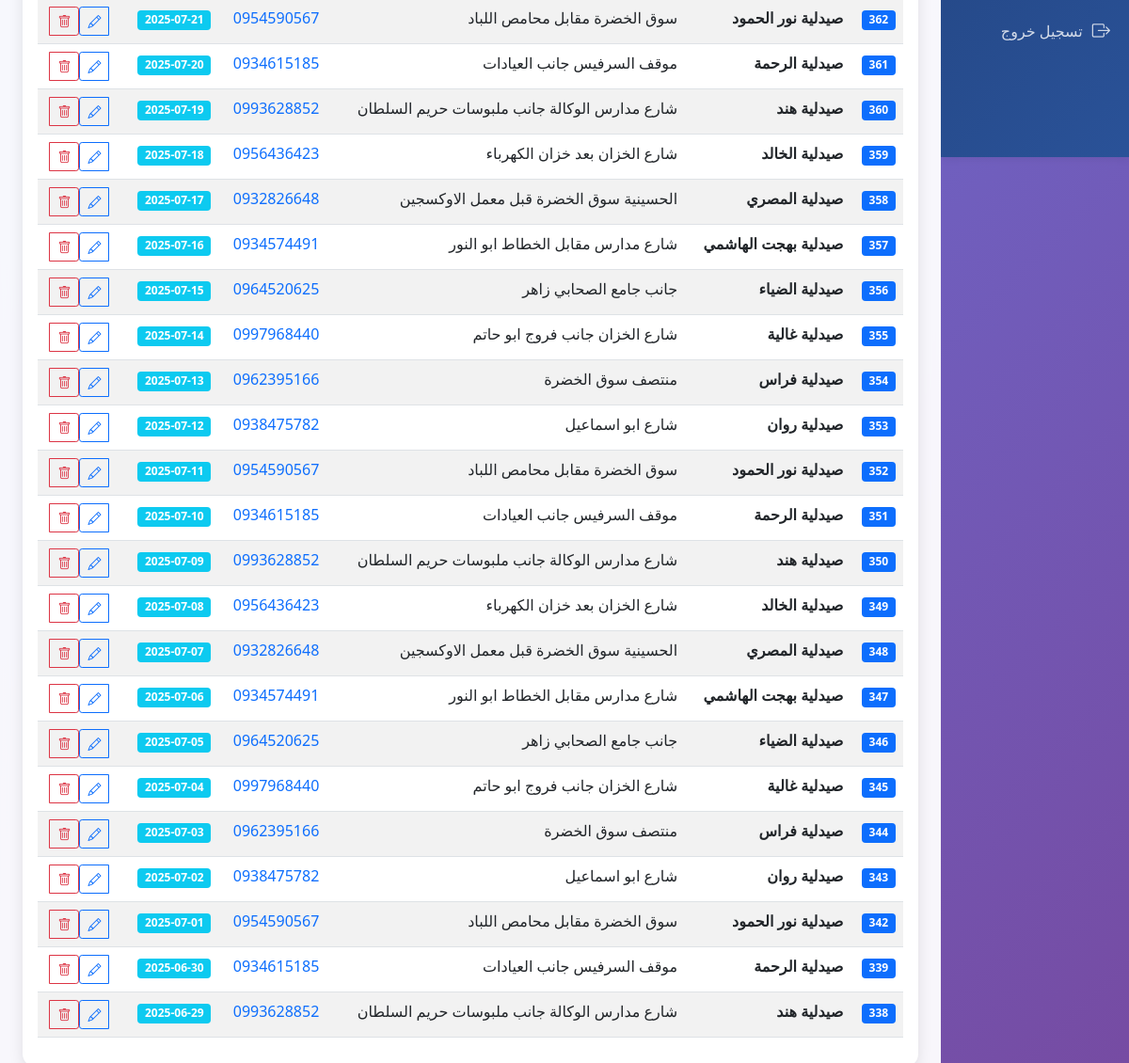
Page /admin/duty-pharmacies (signed in, lower part) on the earlier database version.
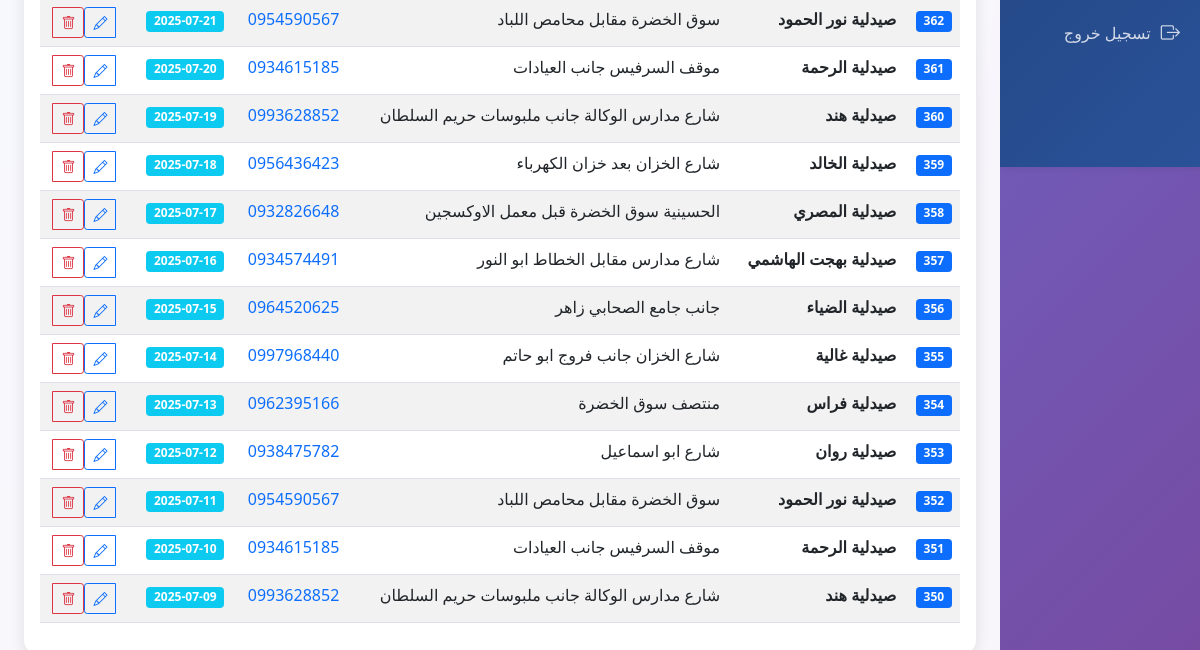
Same page on the later database version.
### tables this page shows
CREATE TABLE duty_pharmacies (
            id INTEGER PRIMARY KEY AUTOINCREMENT,
            name TEXT NOT NULL,
            address TEXT NOT NULL,
            phone TEXT NOT NULL,
            duty_date DATE NOT NULL
        );

### app.py (the view)
@app.route('/admin/duty-pharmacies')
def admin_duty_pharmacies():
    if 'user_id' not in session or not session.get('is_admin'):
        flash('ليس لديك صلاحية للوصول لهذه الصفحة', 'error')
        return redirect(url_for('index'))
    conn = sqlite3.connect('hussainiya_stores.db')
    cursor = conn.cursor()
    cursor.execute('SELECT * FROM duty_pharmacies ORDER BY duty_date DESC')
    pharmacies = cursor.fetchall()
    conn.close()
    return render_template('admin_duty_pharmacies.html', pharmacies=pharmacies)

### app.py (called while the page is built, shortened)
@app.before_request
def check_maintenance_mode():
    if request.endpoint and (request.endpoint.startswith('admin_') or
                           request.endpoint == 'login' or
                           request.endpoint == 'logout' or
                           request.endpoint == 'register' or
                           request.endpoint == 'welcome' or
                           request.endpoint == 'save_settings'):
        return

### templates/admin_duty_pharmacies.html (shortened to what this page needs)
<!DOCTYPE html>
<html lang="ar" dir="rtl">
<head>
    <link href="https://cdn.jsdelivr.net/npm/bootstrap@5.1.3/dist/css/bootstrap.min.css" rel="stylesheet">
    <link href="https://cdn.jsdelivr.net/npm/bootstrap-icons@1.7.2/font/bootstrap-icons.css" rel="stylesheet">
</head>
<body>
    <div class="row g-0">
        <div class="col-md-2">
            <div class="admin-sidebar">
                <nav class="sidebar-menu">
                    <a href="{{ url_for('logout') }}" class="nav-link">
                        <i class="bi bi-box-arrow-right"></i>
                        تسجيل خروج
                    </a>
                </nav>
            </div>
        </div>
        <div class="col-md-10">
            <div class="admin-content p-4">
                <div class="card">
                    <div class="card-body">
                        {% if pharmacies %}
                        <div class="table-responsive">
                            <table class="table table-striped">
                                <tbody>
                                    {% for pharmacy in pharmacies %}
                                    <tr>
                                        <td><span class="badge bg-primary">{{ pharmacy[0] }}</span></td>
                                        <td><strong>{{ pharmacy[1] }}</strong></td>
                                        <td>{{ pharmacy[2] }}</td>
                                        <td><span class="text-primary">{{ pharmacy[3] }}</span></td>
                                        <td>
                                            <span class="badge bg-info">{{ pharmacy[4] }}</span>
                                        </td>
                                        <td>
                                            <div class="btn-group" role="group">
                                                <button class="btn btn-sm btn-outline-primary"
                                                        onclick="editPharmacy({{ pharmacy[0] }}, '{{ pharmacy[1] }}', '{{ pharmacy[2] }}', '{{ pharmacy[3] }}', '{{ pharmacy[4] }}')"
                                                        title="تعديل">
                                                    <i class="bi bi-pencil"></i>
                                                </button>
                                                <a href="{{ url_for('delete_duty_pharmacy', pharmacy_id=pharmacy[0]) }}"
                                                   class="btn btn-sm btn-outline-danger"
                                                   onclick="return confirm('هل أنت متأكد من حذف هذه الصيدلية؟')"
                                                   title="حذف">
                                                    <i class="bi bi-trash"></i>
                                                </a>
                                            </div>
                                        </td>
                                    </tr>
                                    {% endfor %}
                                </tbody>
                            </table>
                        </div>
                        {% else %}
                        <div class="text-center py-5">
                            <i class="bi bi-clipboard2-x display-1 text-muted"></i>
                            <h4 class="mt-3">لا توجد صيدليات مناوبة</h4>
                            <p class="text-muted">ابدأ بإضافة صيدلية مناوبة أو إنشاء جدول شهري</p>
                        </div>
                        {% endif %}
                    </div>
                </div>
            </div>
        </div>
    </div>
</body>
</html>

Differences in the rows shown:
removed duty_pharmacies: id "349", name "صيدلية الخالد", address "شارع الخزان بعد خزان الكهرباء", phone "0956436423", duty_date "2025-07-08"
removed duty_pharmacies: id "348", name "صيدلية المصري", address "الحسينية سوق الخضرة قبل معمل الاوكسجين", phone "0932826648", duty_date "2025-07-07"
removed duty_pharmacies: id "347", name "صيدلية بهجت الهاشمي", address "شارع مدارس مقابل الخطاط ابو النور", phone "0934574491", duty_date "2025-07-06"
removed duty_pharmacies: id "346", name "صيدلية الضياء", address "جانب جامع الصحابي زاهر", phone "0964520625", duty_date "2025-07-05"
removed duty_pharmacies: id "345", name "صيدلية غالية", address "شارع الخزان جانب فروج ابو حاتم", phone "0997968440", duty_date "2025-07-04"
removed duty_pharmacies: id "344", name "صيدلية فراس", address "منتصف سوق الخضرة", phone "0962395166", duty_date "2025-07-03"
removed duty_pharmacies: id "343", name "صيدلية روان", address "شارع ابو اسماعيل", phone "0938475782", duty_date "2025-07-02"
removed duty_pharmacies: id "342", name "صيدلية نور الحمود", address "سوق الخضرة مقابل محامص اللباد", phone "0954590567", duty_date "2025-07-01"
removed duty_pharmacies: id "339", name "صيدلية الرحمة", address "موقف السرفيس جانب العيادات", phone "0934615185", duty_date "2025-06-30"
removed duty_pharmacies: id "338", name "صيدلية هند", address "شارع مدارس الوكالة جانب ملبوسات حريم السلطان", phone "0993628852", duty_date "2025-06-29"
